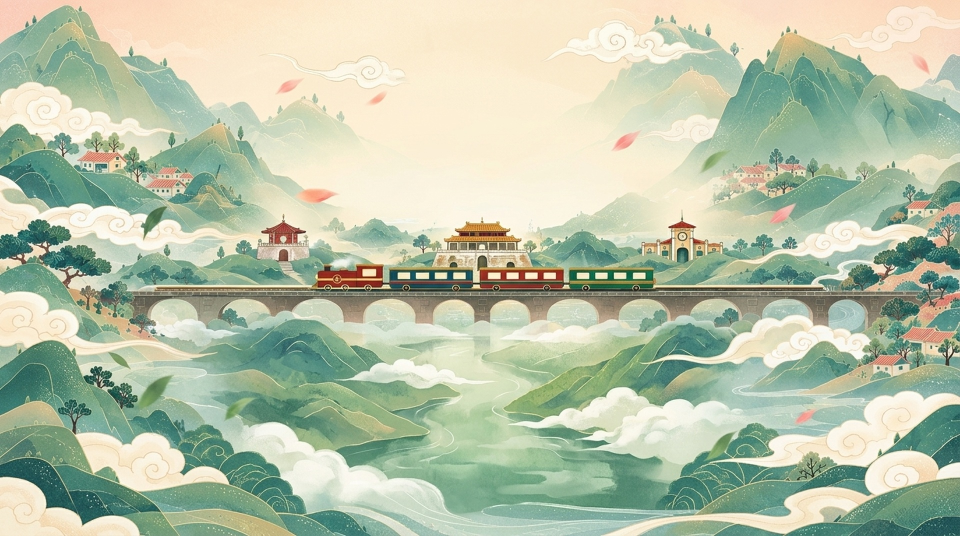
#> input picture assets/goi-viet/bg-landscape-clean.jpg, 1920 x 1072 px, given in place of Giao diện trang đầu.jpg, which was not available (shown at 1/2 size)
$ python build_clean_scenery_v2.py
#> lines starting #> are read from the running program, lines starting #| are printed output that depends on the picture; after the words box and inside, x2 and y2 are one past the last pixel; in counts of white or black regions, pixels touching at a corner belong together
import cv2
import numpy as np
from PIL import Image, ImageFilter

# Load original reference image
im_pil = Image.open('image/Giao diện trang đầu.jpg').convert('RGB')
#> im_pil is the input picture: PIL image 1920x1072 RGB; mean R, G, B 182.7, 194.4, 169.5
orig = np.array(im_pil)
h, w, _ = orig.shape
#> h = 1072; w = 1920

scenery = orig.copy()

# =========================================================================
# 1. SKY RECONSTRUCTION (Remove logo, nón lá, slogan, and top cranes)
# =========================================================================
# Sky region: x = 340..1260, y = 0..270
# Sample authentic peach sky colors from undisturbed regions
# Left sky sample: x=340..420, y=10..220
# Right sky sample: x=1180..1260, y=10..220
left_sky = orig[10:240, 360:440]
right_sky = orig[10:240, 1160:1240]
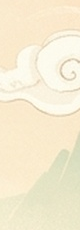
#> right_sky: shape (230, 80, 3); mean R, G, B 245.7, 235.9, 209.9

# Build smooth 2D gradient based on actual sky color profile
# At top (y=0): peach tone
# At horizon (y=260): warm cream tone
top_l = orig[15:35, 380:440].mean(axis=(0, 1))
#> top_l = [252.1, 225.7, 195.6]
top_r = orig[15:35, 1160:1220].mean(axis=(0, 1))
#> top_r = [250.5, 234.1, 205.5]
bot_l = orig[230:260, 380:440].mean(axis=(0, 1))
#> bot_l = [179, 199.4, 178.1]
bot_r = orig[230:260, 1160:1220].mean(axis=(0, 1))
#> bot_r = [244.8, 237.1, 208.8]

sky_fill = np.zeros((265, 840, 3), dtype=np.float32)
for y in range(265):
    ty = y / 264.0
    for x in range(840):
        tx = x / 839.0
        # Bi-linear interpolation of natural sky corners
        c_top = (1.0 - tx) * top_l + tx * top_r
        c_bot = (1.0 - tx) * bot_l + tx * bot_r
        sky_fill[y, x] = (1.0 - ty) * c_top + ty * c_bot
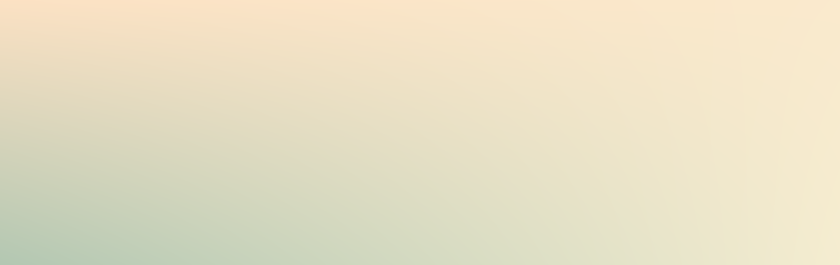
#> sky_fill: shape (265, 840, 3) float32; mean of channels 0, 1, 2 231.6, 224.1, 197; drawn as R, G, B

# Add subtle watercolor paper texture noise
np.random.seed(123)
grain = np.random.normal(0, 1.4, sky_fill.shape)
sky_fill = np.clip(sky_fill + grain, 0, 255).astype(np.uint8)

# Feather mask horizontally so transitions to mountains are seamless
blend_mask = np.zeros((265, 840), dtype=np.float32)
for x in range(840):
    if x < 80:
        blend_mask[:, x] = (x / 80.0) ** 1.5
    elif x > 760:
        blend_mask[:, x] = ((840 - x) / 80.0) ** 1.5
    else:
        blend_mask[:, x] = 1.0

# Apply sky fill to center sky
current_area = scenery[10:275, 380:1220]
scenery[10:275, 380:1220] = (sky_fill * blend_mask[:, :, None] + current_area * (1.0 - blend_mask[:, :, None])).astype(np.uint8)
#> scenery: shape (1072, 1920, 3); 10.69% of pixels changed, all inside (x1, y1, x2, y2) = (381, 10, 1220, 275)

# Inpaint bottom ribbon of logo & slogan text at distant horizon (y=255..335)
kernel_s = cv2.getStructuringElement(cv2.MORPH_ELLIPSE, (5, 5))
mask_slogan = np.zeros((h, w), dtype=np.uint8)
# Slogan text is dark ink
sub = scenery[255:335, 370:1230]
text_pixels = (sub[:, :, 0] < 165) & (sub[:, :, 1] < 130) & (sub[:, :, 2] < 120)
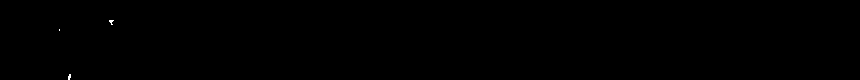
#> text_pixels: shape (80, 860) bool; 0.04% white in thin lines or dots, all inside (x1, y1, x2, y2) = (59, 20, 114, 80)
mask_slogan[255:335, 370:1230] = cv2.dilate(text_pixels.astype(np.uint8) * 255, kernel_s, iterations=2)
#> mask_slogan: shape (1072, 1920); 0.01% white; 3 white regions, box (x1, y1, x2, y2) and area: (475, 271, 488, 284) 130, (434, 325, 445, 335) 94, (425, 280, 434, 290) 66
scenery = cv2.inpaint(scenery, mask_slogan, 5, cv2.INPAINT_TELEA)

# =========================================================================
# 2. REMOVE CRANES FROM SKY (Leaving clean sky for live dynamic cranes)
# =========================================================================
mask_cranes = np.zeros((h, w), dtype=np.uint8)
# Left crane: x=60..300, y=60..230
cl_crop = scenery[60:230, 60:300]
hsv_cl = cv2.cvtColor(cl_crop, cv2.COLOR_RGB2HSV)
#> hsv_cl: shape (170, 240, 3); mean H, S, V 44.5, 47.8, 200.5
m_cl = ((hsv_cl[:,:,1] < 55) & (hsv_cl[:,:,2] > 200)) | (hsv_cl[:,:,2] < 60) | ((hsv_cl[:,:,0] < 10) & (hsv_cl[:,:,1] > 90))
#> m_cl: shape (170, 240) bool; 31.3% white; 150 white regions (139 under 20 px), largest, box (x1, y1, x2, y2) and area: (0, 89, 240, 170) 8345, (155, 0, 240, 136) 3109, (50, 42, 133, 99) 232
mask_cranes[60:230, 60:300] = cv2.dilate(m_cl.astype(np.uint8) * 255, kernel_s, iterations=2)
#> mask_cranes: shape (1072, 1920); 1.3% white; 8 white regions, largest, box (x1, y1, x2, y2) and area: (60, 60, 300, 230) 25006, (60, 60, 120, 117) 934, (225, 119, 240, 134) 139

# Right crane: x=1330..1560, y=95..310
cr_crop = scenery[95:310, 1330:1560]
hsv_cr = cv2.cvtColor(cr_crop, cv2.COLOR_RGB2HSV)
#> hsv_cr: shape (215, 230, 3); mean H, S, V 49.7, 46.1, 202.4
m_cr = ((hsv_cr[:,:,1] < 55) & (hsv_cr[:,:,2] > 200)) | (hsv_cr[:,:,2] < 60) | ((hsv_cr[:,:,0] < 10) & (hsv_cr[:,:,1] > 90))
#> m_cr: shape (215, 230) bool; 47.2% white; 190 white regions (179 under 20 px), largest, box (x1, y1, x2, y2) and area: (0, 0, 218, 215) 22123, (180, 135, 230, 198) 158, (121, 36, 135, 49) 56
mask_cranes[95:310, 1330:1560] = cv2.dilate(m_cr.astype(np.uint8) * 255, kernel_s, iterations=2)
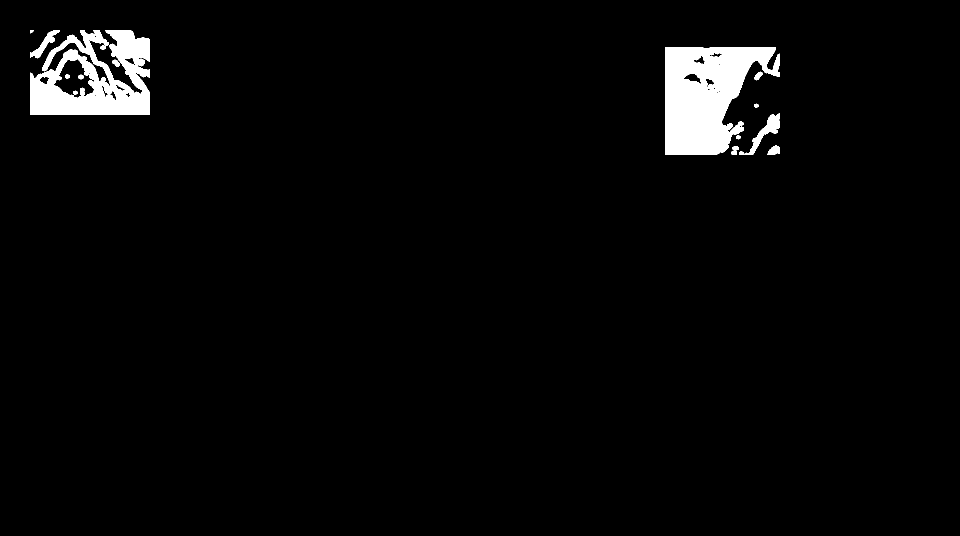
#> mask_cranes: shape (1072, 1920) (shown at 1/2 size); 3% white; 16 white regions, largest, box (x1, y1, x2, y2) and area: (1330, 95, 1560, 310) 32244, (60, 60, 300, 230) 25006, (1489, 226, 1560, 310) 1548

scenery = cv2.inpaint(scenery, mask_cranes, 6, cv2.INPAINT_TELEA)

# =========================================================================
# 3. REMOVE STATION PILLS ABOVE TRAIN (y=340..395)
# =========================================================================
# The station pills sit right above the train and bridge
mask_station_pills = np.zeros((h, w), dtype=np.uint8)
mask_station_pills[340:398, 310:1285] = 255
mask_station_pills = cv2.dilate(mask_station_pills, kernel_s, iterations=2)
scenery = cv2.inpaint(scenery, mask_station_pills, 7, cv2.INPAINT_TELEA)

# =========================================================================
# 4. RESTORE NATURAL LOWER VALLEY (Below viaduct bridge, where card was)
# =========================================================================
# The stone bridge viaduct runs at y=520..585.
# Bridge pillars repeat every ~120px: x = 200, 320, 440, 560, 680, 800, 920, 1040, 1160, 1280...
# Under the bridge: extend pillars down to y=640, then rolling emerald green hills, mist, water ripples!
# On left (x < 280) and right (x > 1310), the hills are intact.
# We blend the hills from left and right into the center with soft organic mist.

# Sample rolling green tea hills from left and right
left_hills = scenery[590:930, 60:300]
right_hills = scenery[590:930, 1290:1530]
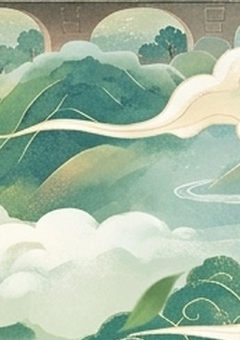
#> right_hills: shape (340, 240, 3); mean R, G, B 164.5, 186.2, 164.8

# Create gentle emerald valley background for y=585..930, x=270..1325
valley_w = 1325 - 270
valley_h = 930 - 585
valley_bg = np.zeros((valley_h, valley_w, 3), dtype=np.float32)

# Gradient from misty river water (top) to tea hill green (bottom)
mist_col = np.array([218, 230, 222], dtype=np.float32) # soft sage mist
water_col = np.array([120, 172, 156], dtype=np.float32) # emerald river water
hill_col = np.array([86, 142, 122], dtype=np.float32) # tea hill green

for y in range(valley_h):
    ty = y / (valley_h - 1.0)
    col = (1.0 - ty) * mist_col + ty * hill_col
    valley_bg[y, :] = col

# Add subtle watercolor ripples
x_coords = np.arange(valley_w)
y_grid = np.arange(valley_h)[:, None]
wave = np.sin(x_coords[None, :] * 0.04 + y_grid * 0.06) * 4.0
valley_bg[:, :, 0] += wave
valley_bg[:, :, 1] += wave * 1.2
valley_bg[:, :, 2] += wave * 0.8
valley_bg = np.clip(valley_bg, 0, 255).astype(np.uint8)

# Feather blend into existing landscape
valley_mask = np.ones((valley_h, valley_w), dtype=np.float32)
for x in range(valley_w):
    if x < 80:
        valley_mask[:, x] = (x / 80.0) ** 1.5
    elif x > valley_w - 80:
        valley_mask[:, x] = ((valley_w - x) / 80.0) ** 1.5

# Top feather (transition from bridge arches)
for y in range(min(50, valley_h)):
    valley_mask[y, :] *= (y / 50.0) ** 1.2
# Bottom feather (transition to tea hills at y=925)
for y in range(min(50, valley_h)):
    valley_mask[valley_h - 1 - y, :] *= (y / 50.0) ** 1.2

curr_valley = scenery[585:930, 270:1325]
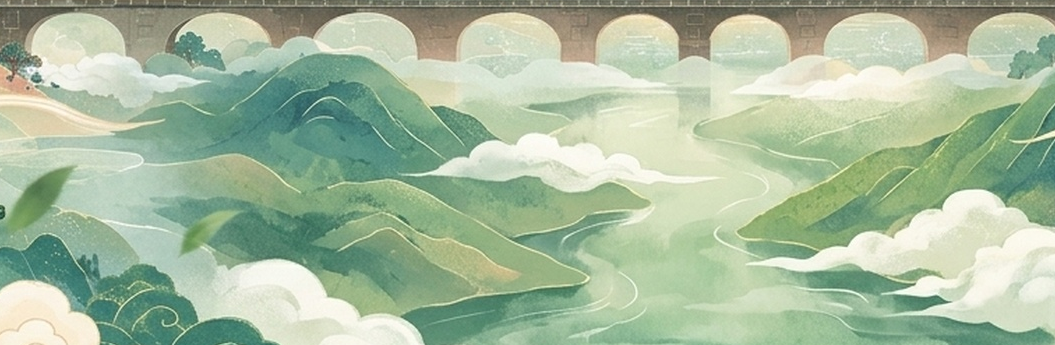
#> curr_valley: shape (345, 1055, 3); mean R, G, B 166.8, 187.3, 159.2
scenery[585:930, 270:1325] = (valley_bg * valley_mask[:, :, None] + curr_valley * (1.0 - valley_mask[:, :, None])).astype(np.uint8)
#> scenery: shape (1072, 1920, 3); mean R, G, B 178.2, 192.4, 169.5

# Extend stone bridge pillars down naturally from y=585 to y=630
# Pillar positions: x in [320, 440, 560, 680, 800, 920, 1040, 1160, 1280]
for px in [320, 440, 560, 680, 800, 920, 1040, 1160]:
    pillar_sample = scenery[560:585, px-18:px+18]
    # Fade pillar down into mist
    for dy in range(45):
        alpha = max(0.0, 1.0 - dy / 45.0)
        scenery[585+dy, px-18:px+18] = (pillar_sample[min(dy, 24), :] * alpha + scenery[585+dy, px-18:px+18] * (1.0 - alpha)).astype(np.uint8)
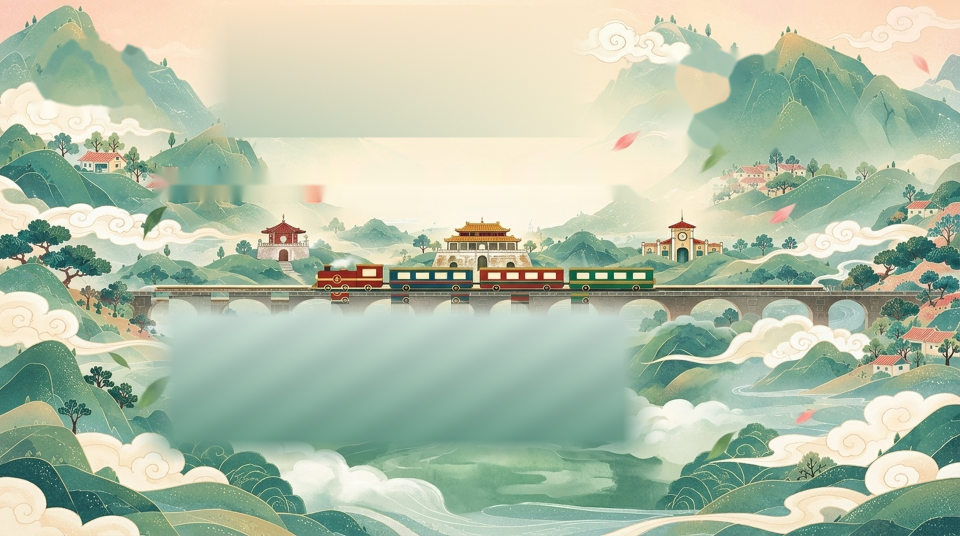
#> scenery: shape (1072, 1920, 3) (shown at 1/2 size); mean R, G, B 178.1, 192.3, 169.3

# Save the master clean scenery
out_path = 'assets/goi-viet/bg-landscape-master.jpg'
out_img = Image.fromarray(scenery)
out_img.save(out_path, quality=95)
out_img.save('verification/previews/clean_master_scenery.jpg', quality=95)
print('Successfully generated clean master landscape painting without baked UI!')
